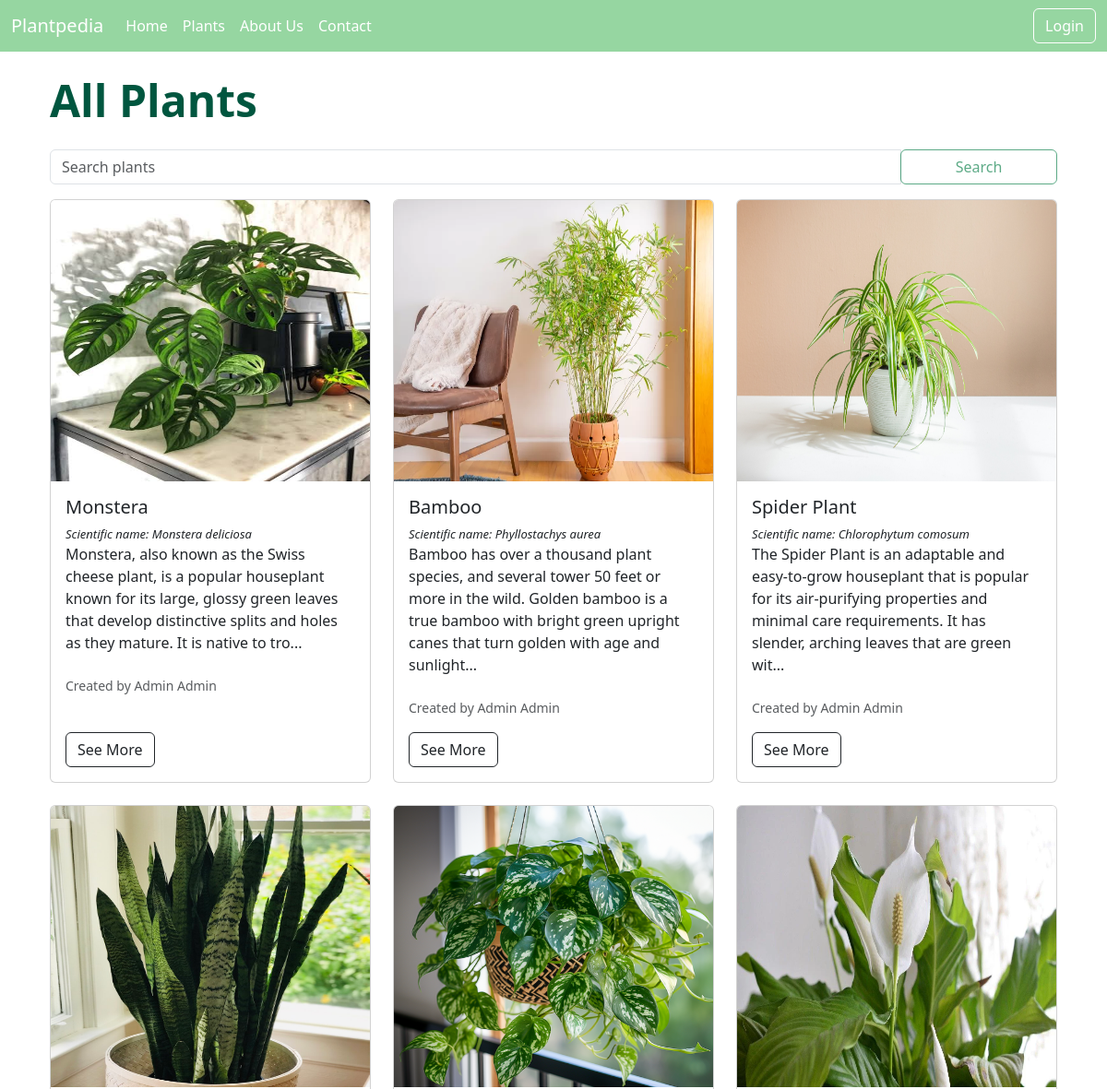
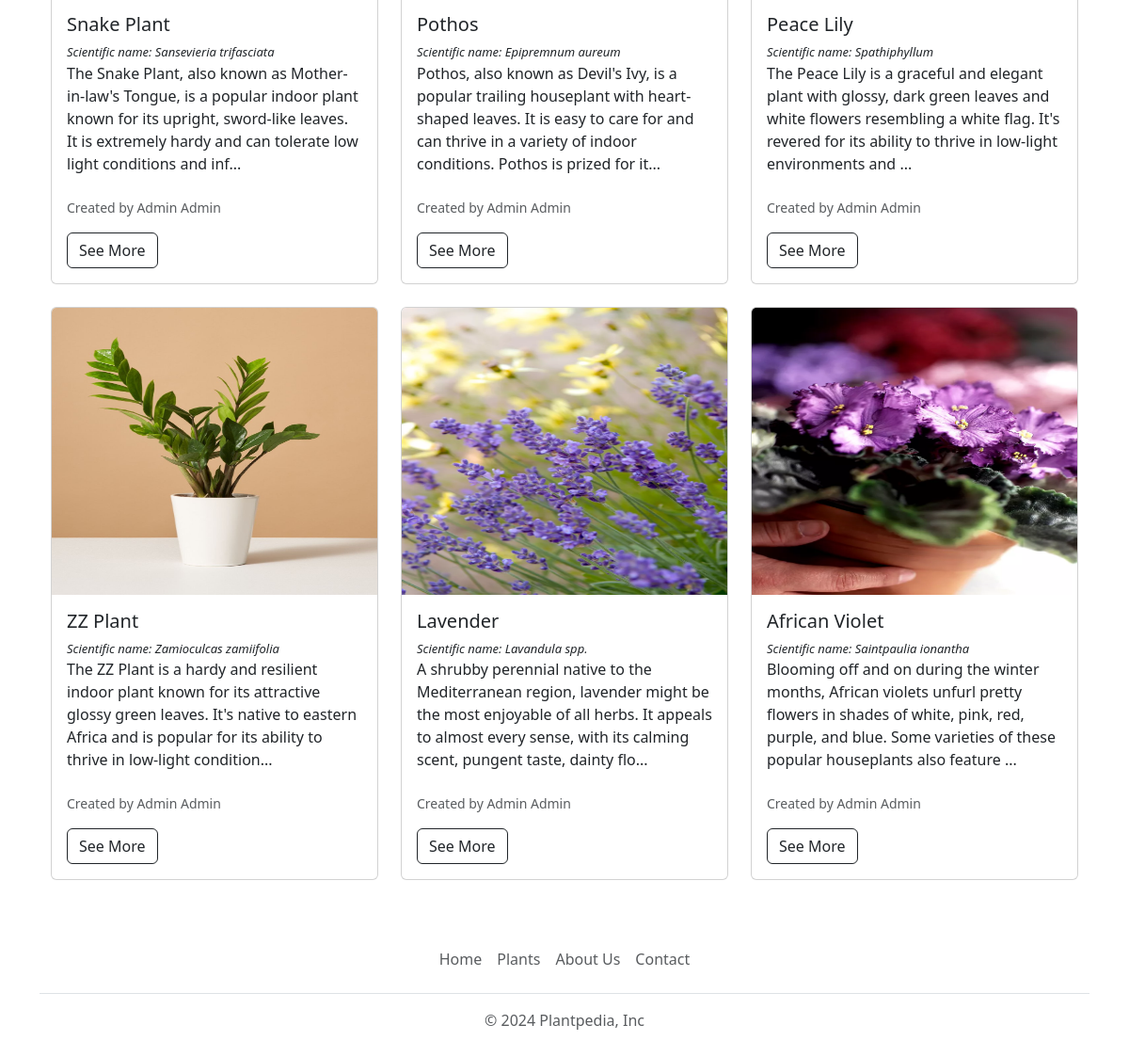
The page /plants/ on the database its author committed (2 pictures, top to bottom).
### plantpediaApp/models.py (models this page shows, shortened)
class Plant(models.Model):
    name = models.CharField(max_length=100)
    user = models.ForeignKey(CustomUser, on_delete=models.CASCADE)
    scientific_name = models.CharField(max_length=100)
    origin = models.CharField(max_length=100)  # go nema vo ER diagram
    age = models.IntegerField(default=0)  # go nema vo ER diagram
    description = models.TextField()
    care_instructions = models.TextField()
    image = models.ImageField(upload_to="data/")

class CustomUser(AbstractUser):
    ROLE_CHOICES = (
        ('a', 'Admin'),
        ('u', 'User')
    )
    role = models.CharField(max_length=10, choices=ROLE_CHOICES, )

### plantpediaApp/views.py (the view)
# urls.py: path('plants/', all_plants, name='plants'),
def all_plants(request):
    plants = Plant.objects.annotate(avg_rating=Avg('review__rating')).order_by('-avg_rating')
    context = {"plants": plants}
    return render(request, "plants.html", context)

### plantpediaApp/templates/plants.html (shortened to what this page needs)
{% extends 'base.html' %}
{% block content %}
    <div class="container">
        <div class="d-flex justify-content-between align-items-center mt-4 mb-4">
            <h1 class="mb-0" style="color: #00563f; font-weight: bold; font-size: xxx-large;">All Plants</h1>
        </div>
        <form method="get" action="{% url 'search' %}" class="form-inline mt-4">
            <div class="input-group">
                <input type="text" name="query" class="form-control" placeholder="Search plants">
                <div class="input-group-append">
                    <button type="submit" class="btn btn-outline-success" style="width: 170px; opacity: 0.7">Search</button>
                </div>
            </div>
        </form>
        <div class="row mt-3">
            {% for p in plants %}
                <div class="col-md-4 mb-4">
                    <div class="card" style="max-width: 25rem;">
                        <img class="card-img-top" src="{{ MEDIA_URL }}{{ p.image.url }}" height="305rem" alt="Card image cap">
                        <div class="card-body">
                            <h5 class="card-title">{{ p.name }}</h5>
                            <i><p class="card-text" style="font-size: small">Scientific name: {{ p.scientific_name }}</p></i>
                            <p class="card-text">{{ p.description |slice:":190" }}...</p>
                            <p class="card-text" style="display: flex">
                                <small class="text-muted pt-2" style="width: 70%">Created by {{ p.user.get_full_name }}</small>
                            </p>
                            <div class="mt-auto">
                                <a href="{% url 'details' p.id %}" type="button" class="btn btn-outline-dark">See More</a>
                            </div>
                        </div>
                    </div>
                </div>
            {% endfor %}
        </div>
    </div>
{% endblock %}

### plantpediaApp/templates/plants.html (style rules this page uses)
.card { height: 100%; }
.card-body { display: flex; flex-direction: column; }

### rows shown on the page
Plant: image (picture), name "Monstera", scientific_name "Monstera deliciosa", description "Monstera, also known as the Swiss cheese plant, is a popular houseplant known for its large, glossy green leaves that develop distinctive splits and holes as they mature. It is native to tro", user.get_full_name "Admin Admin"
Plant: image (picture), name "Bamboo", scientific_name "Phyllostachys aurea", description "Bamboo has over a thousand plant species, and several tower 50 feet or more in the wild. Golden bamboo is a true bamboo with bright green upright canes that turn golden with age and sunlight", user.get_full_name "Admin Admin"
Plant: image (picture), name "Spider Plant", scientific_name "Chlorophytum comosum", description "The Spider Plant is an adaptable and easy-to-grow houseplant that is popular for its air-purifying properties and minimal care requirements. It has slender, arching leaves that are green wit", user.get_full_name "Admin Admin"
Plant: image (picture), name "Snake Plant", scientific_name "Sansevieria trifasciata", description "The Snake Plant, also known as Mother-in-law's Tongue, is a popular indoor plant known for its upright, sword-like leaves. It is extremely hardy and can tolerate low light conditions and inf", user.get_full_name "Admin Admin"
Plant: image (picture), name "Pothos", scientific_name "Epipremnum aureum", description "Pothos, also known as Devil's Ivy, is a popular trailing houseplant with heart-shaped leaves. It is easy to care for and can thrive in a variety of indoor conditions. Pothos is prized for it", user.get_full_name "Admin Admin"
Plant: image (picture), name "Peace Lily", scientific_name "Spathiphyllum", description "The Peace Lily is a graceful and elegant plant with glossy, dark green leaves and white flowers resembling a white flag. It's revered for its ability to thrive in low-light environments and", user.get_full_name "Admin Admin"
Plant: image (picture), name "ZZ Plant", scientific_name "Zamioculcas zamiifolia", description "The ZZ Plant is a hardy and resilient indoor plant known for its attractive glossy green leaves. It's native to eastern Africa and is popular for its ability to thrive in low-light condition", user.get_full_name "Admin Admin"
Plant: image (picture), name "Lavender", scientific_name "Lavandula spp.", description "A shrubby perennial native to the Mediterranean region, lavender might be the most enjoyable of all herbs. It appeals to almost every sense, with its calming scent, pungent taste, dainty flo", user.get_full_name "Admin Admin"
Plant: image (picture), name "African Violet", scientific_name "Saintpaulia ionantha", description "Blooming off and on during the winter months, African violets unfurl pretty flowers in shades of white, pink, red, purple, and blue. Some varieties of these popular houseplants also feature", user.get_full_name "Admin Admin"
